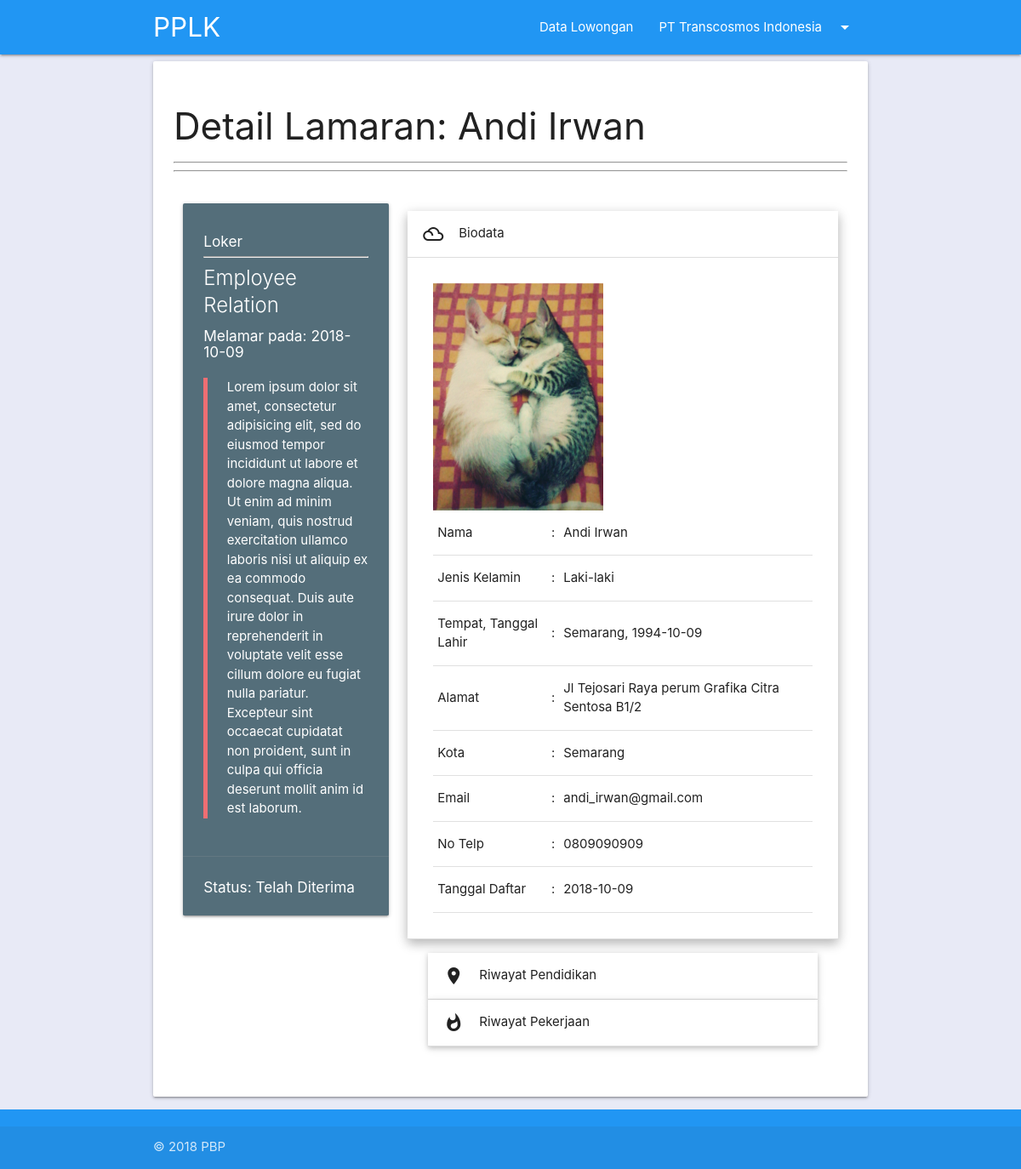
The page /detail_apply_loker.php?idapply=1 (signed in) on the database its author committed.
### tables this page shows
CREATE TABLE `perusahaan` (
  `idperusahaan` int(11) NOT NULL,
  `nama` varchar(50) NOT NULL,
  `password` varchar(255) NOT NULL,
  `nama_pemilik` varchar(50) NOT NULL,
  `alamat` text NOT NULL,
  `kota` varchar(50) NOT NULL,
  `email` varchar(50) NOT NULL,
  `no_telp` varchar(50) NOT NULL,
  `tgl_daftar` date DEFAULT NULL
);

CREATE TABLE `pencaker` (
  `idpencaker` int(11) NOT NULL,
  `nama` varchar(50) NOT NULL,
  `password` varchar(50) NOT NULL,
  `jenis_kelamin` set('Laki-laki','Perempuan') NOT NULL,
  `tempat_lahir` varchar(50) NOT NULL,
  `tanggal_lahir` date NOT NULL,
  `alamat` varchar(50) NOT NULL,
  `kota` varchar(50) NOT NULL,
  `email` varchar(50) NOT NULL,
  `no_telp` varchar(50) NOT NULL,
  `foto` varchar(50) NOT NULL DEFAULT 'uploads/anonim.png',
  `bidang_pekerjaan` varchar(50) NOT NULL,
  `tgl_daftar` date NOT NULL
);

CREATE TABLE `loker` (
  `idloker` int(11) NOT NULL,
  `idperusahaan` int(11) NOT NULL,
  `nama` varchar(50) NOT NULL,
  `idbidang` int(11) NOT NULL,
  `idtingkat_pendidikan` int(11) NOT NULL,
  `tipe` varchar(50) DEFAULT NULL,
  `usia_min` int(50) DEFAULT NULL,
  `usia_max` int(50) DEFAULT NULL,
  `gaji_min` int(50) DEFAULT NULL,
  `gaji_max` int(50) DEFAULT NULL,
  `nama_cp` varchar(50) DEFAULT NULL,
  `email_cp` varchar(50) DEFAULT NULL,
  `no_telp_cp` varchar(50) DEFAULT NULL,
  `tgl_insert` date DEFAULT NULL,
  `tgl_update` date DEFAULT NULL,
  `tgl_expired` date DEFAULT NULL,
  `deskripsi_loker` text
);

CREATE TABLE `apply_loker` (
  `idapply` int(11) NOT NULL,
  `idloker` int(11) NOT NULL,
  `idpencaker` int(11) NOT NULL,
  `tgl_apply` date DEFAULT NULL,
  `status` set('Proses Seleksi','Panggilan Tes','Diterima','Ditolak') NOT NULL
);

### classes/Session.php (called while the page is built, shortened)
<?php
class Session{
  public static function isOn($nama){
    return (isset($_SESSION[$nama])) ? true : false ;
  }
  public static function getSession($nama)
  {
    return $_SESSION[$nama];
  }
}
?>

### classes/Database.php (called while the page is built, shortened)
<?php
class Database
{
  private static $connection = null;
  private $mysqli,
          $HOST = 'localhost',
          $USER = 'root',
          $PASSWORD = '',
          $DBNAME = 'pbp_pplk';
  function __construct()
  {
    $this->mysqli = new mysqli($this->HOST, $this->USER, $this->PASSWORD, $this->DBNAME);
  }
  public static function getConnection(){
    if(!isset(self::$connection))
    {
      self::$connection = new Database();
    }
    return self::$connection;
  }
  public function get_info ($table, $column, $value)
  {
    if(!is_int($value))
    {
      $value = "'". $value ."'";
      $query = "SELECT * FROM $table WHERE $column = $value";
      $result = $this->mysqli->query($query);
      while($row = $result->fetch_assoc())
      {
        return $row;
      }
    }
  }
}
 ?>

### core/Init.php (called while the page is built, shortened)
<?php
$perusahaan = new Perusahaan();
if(Session::isOn('perusahaan'))
{
 $loker = new Loker();
 $apply_loker = new ApplyLoker();
 $pencaker = new Pencaker();
}
?>

### classes/Perusahaan.php (called while the page is built, shortened)
<?php
class Perusahaan
{
  private $_db;
  function __construct()
  {
    $this->_db = Database::getConnection();
  }
  public function check_email($email)
  {
    $data = $this->_db->get_info('perusahaan','email',$email);
    if(empty($data)) return false;
    else return true;
  }
  public function get_data_email($email)
  {
    if($this->check_email($email))
    {
      return $this->_db->get_info('perusahaan','email',$email);
    } else
    {
      return die('Nama user tidak terdaftar');
    }
  }
}
 ?>

### classes/Input.php (called while the page is built)
<?php
class Input
{
  public static function get($name)
  {
    if(isset($_POST[$name]))
    {
      return $_POST[$name];
    }
    elseif (isset($_GET[$name]))
    {
      return $_GET[$name];
    }
    return false;
  }
}
 ?>

### classes/ApplyLoker.php (called while the page is built, shortened)
<?php
class ApplyLoker
{
  function __construct()
  {
    $this->_db = Database::getConnection();
  }
  public function get_data($id)
  {
    return $this->_db->get_info('apply_loker','idapply', $id);
  }
}
 ?>

### classes/Pencaker.php (called while the page is built)
<?php
class Pencaker
{
  function __construct()
  {
    $this->_db = Database::getConnection();
  }
  public function get_data($id)
  {
    return $this->_db->get_info('pencaker','idpencaker', $id);
  }
}
 ?>

### classes/Loker.php (called while the page is built, shortened)
<?php
class Loker
{
  function __construct()
  {
    $this->_db = Database::getConnection();
  }
  public function get_data($id)
  {
    return $this->_db->get_info('loker','idloker', $id);
  }
}
 ?>

### detail_apply_loker.php (the view, shortened to what this page needs)
<?php
require_once "core/init.php";
$apply_loker_data = $apply_loker->get_data(Input::get('idapply'));
$pencaker_data = $pencaker->get_data($apply_loker_data['idpencaker']);
$loker_data = $loker->get_data($apply_loker_data['idloker']);
require_once "template/header.php"
?>
<main>
<div class="container">
  <div class="card-panel">
    <h3>Detail Lamaran: <?php echo $pencaker_data['nama'] ?></h3>
    <hr>
    <hr><br>
    <div class="row">
      <div class="col s4">
        <div class="card blue-grey darken-1">
          <div class="card-content white-text">
            <h6>Loker</h6>
            <hr>
            <span class="card-title"><?php echo $loker_data['nama'] ?></span>
            <h6>Melamar pada: <?php echo $apply_loker_data['tgl_apply'] ?></h6>
            <blockquote>
              <?php echo $loker_data['deskripsi_loker'] ?>
            </blockquote>
          </div>
          <div class="card-action">
            <?php if ($apply_loker_data['status']=="Proses Seleksi"){ ?>
            <h6 class="white-text">Status: Proses Seleksi</h6>
            <hr>
            <p class="white-text">Lanjutkan Status:</p>
              <a href="detail_apply_loker.php?idapply=<?php echo $apply_loker_data['idapply'] ?>&status=panggilan">Panggilan Tes</a>
              <a href="detail_apply_loker.php?idapply=<?php echo $apply_loker_data['idapply'] ?>&status=tolak">Ditolak</a>
            <?php } elseif ($apply_loker_data['status']=="Diterima") { ?>
              <h6 class="white-text">Status: Telah Diterima</h6>
            <?php } elseif ($apply_loker_data['status']=="Ditolak") { ?>
              <h6 class="white-text">Status: Telah Ditolak</h6>
              <hr class="red">
            <?php } ?>
          </div>
        </div>
      </div>
      <div class="col s8">
        <ul class="collapsible popout">
          <li class="active">
            <div class="collapsible-header"><i class="material-icons">filter_drama</i>Biodata</div>
            <div class="collapsible-body">
              <img class="materialboxed" width="200" src="<?php echo $pencaker_data['foto'] ?>">
              <table>
                <tr>
                  <td>Nama</td>
                  <td>:</td>
                  <td><?php echo $pencaker_data['nama'] ?></td>
                </tr>
                <tr>
                  <td>Jenis Kelamin</td>
                  <td>:</td>
                  <td><?php echo $pencaker_data['jenis_kelamin'] ?></td>
                </tr>
                <tr>
                  <td>Tempat, Tanggal Lahir</td>
                  <td>:</td>
                  <td><?php echo $pencaker_data['tempat_lahir'] ?>, <?php echo $pencaker_data['tanggal_lahir'] ?></td>
                </tr>
                <tr>
                  <td>Alamat</td>
                  <td>:</td>
                  <td><?php echo $pencaker_data['alamat'] ?></td>
                </tr>
                <tr>
                  <td>Kota</td>
                  <td>:</td>
                  <td><?php echo $pencaker_data['kota'] ?></td>
                </tr>
                <tr>
                  <td>Email</td>
                  <td>:</td>
                  <td><?php echo $pencaker_data['email'] ?></td>
                </tr>
                <tr>
                  <td>No Telp</td>
                  <td>:</td>
                  <td><?php echo $pencaker_data['no_telp'] ?></td>
                </tr>
                <tr>
                  <td>Tanggal Daftar</td>
                  <td>:</td>
                  <td><?php echo $pencaker_data['tgl_daftar'] ?></td>
                </tr>
              </table>
            </div>
          </li>
          <li>
            <div class="collapsible-header"><i class="material-icons">place</i>Riwayat Pendidikan</div>
          </li>
          <li>
            <div class="collapsible-header"><i class="material-icons">whatshot</i>Riwayat Pekerjaan</div>
          </li>
        </ul>
      </div>
    </div>
  </div>
</div>
</main>
<?php require_once "template/footer.php"; ?>

### template/header.php (shortened to what this page needs)
<!DOCTYPE html>
<html lang="en" dir="ltr">
  <head>
    <link rel="stylesheet" href="assets/css/materialize.min.css">
    <link href="assets/css/tema.css" rel="stylesheet">
  </head>
  <body class="indigo lighten-5">
    <header>
      <nav class="serious-error">
          <div class="container nav-wrapper ">
            <a href="#!" class="brand-logo">PPLK</a>
            <ul class="right hide-on-med-and-down">
              <?php if(Session::isOn('perusahaan')){?>
              <li><a href="data_lowongan.php">Data Lowongan</a></li>
              <li><a class="dropdown-trigger" href="#!" data-target="dropdown1"><?php echo $perusahaan->get_data_email(Session::getSession('perusahaan'))['nama'] ?><i class="material-icons right">arrow_drop_down</i></a></li>
              <?php } else {?>
              <li><a href="pendaftaran_pencaker.php">Pendaftaran Pencaker</a></li>
              <li><a href="pendaftaran_perusahaan.php">Pendaftaran Perusahaan</a></li>
              <li><a href="masuk.php">Masuk</a></li>
              <?php } ?>
            </ul>
          </div>
        </nav>
    </header>

### template/footer.php (shortened to what this page needs)
<footer class="page-footer">
  <div class="footer-copyright">
    <div class="container">
    © 2018 PBP
    </div>
  </div>
</footer>
  </body>
</html>

### assets/css/tema.css (style rules this page uses)
body { display: flex; min-height: 100vh; flex-direction: column; }
main { flex: 1 0 auto; }
nav,footer { background-color: #2196F3 !important; }

### rows shown on the page
perusahaan: nama "PT Transcosmos Indonesia"
pencaker: nama "Andi Irwan", foto (picture), jenis_kelamin "Laki-laki", tempat_lahir "Semarang", tanggal_lahir "1994-10-09", alamat "Jl Tejosari Raya perum Grafika Citra Sentosa B1/2", kota "Semarang", email "andi_irwan@gmail.com", no_telp "0809090909", tgl_daftar "2018-10-09"
loker: nama "Employee Relation", deskripsi_loker "Lorem ipsum dolor sit amet, consectetur adipisicing elit, sed do eiusmod tempor incididunt ut labore et dolore magna aliqua. Ut enim ad minim veniam, quis nostrud exercitation ullamco laboris nisi ut aliquip ex ea commodo consequat. Duis aute irure dolor in reprehenderit in voluptate velit esse cillum dolore eu fugiat nulla pariatur. Excepteur sint occaecat cupidatat non proident, sunt in culpa qui officia deserunt mollit anim id est laborum."
apply_loker: tgl_apply "2018-10-09"
